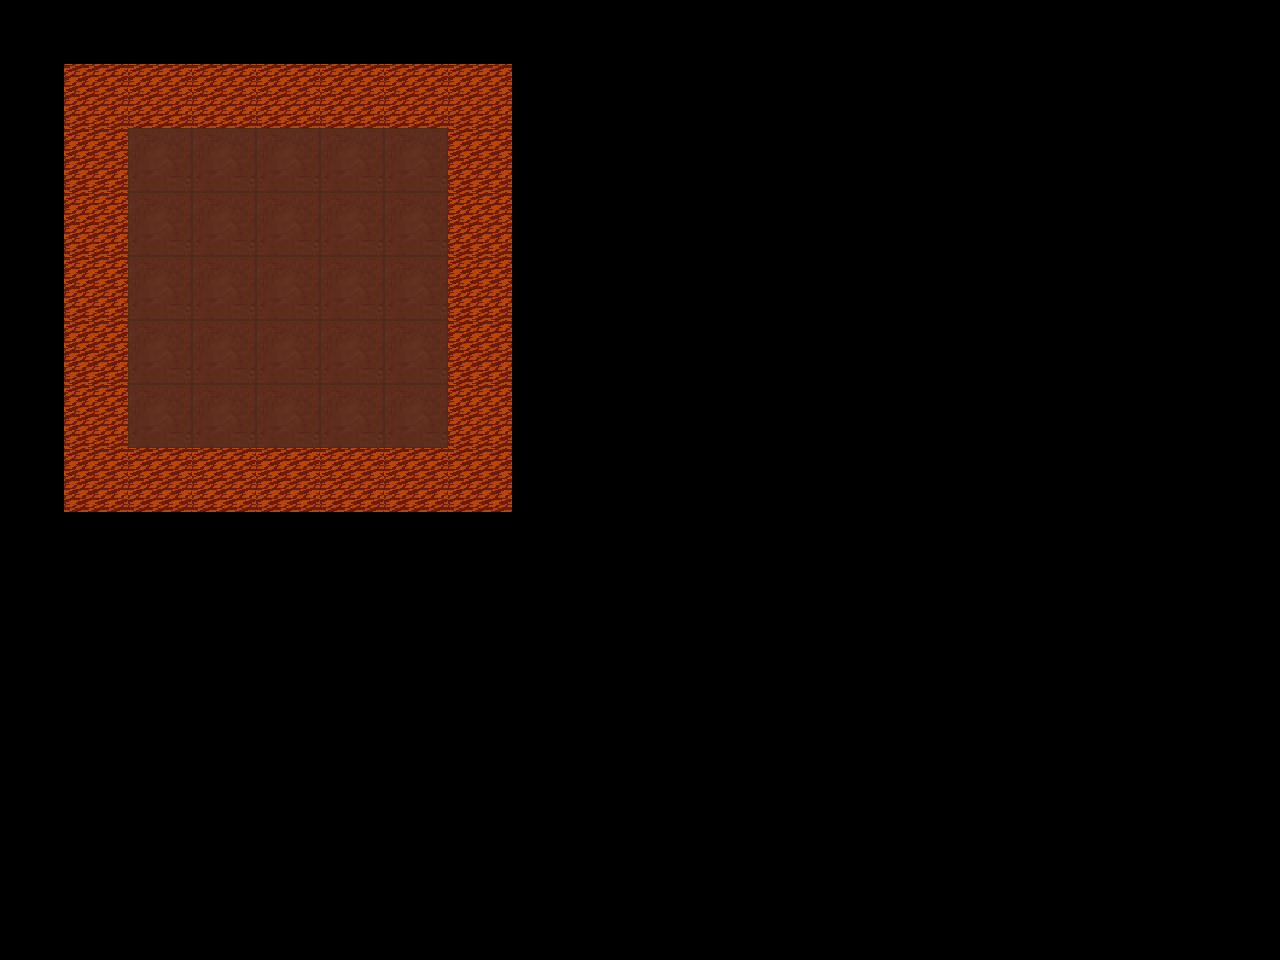

A 2D game scene composited from a Tiled map and its tileset images. What follows is a short description and the map's XML, with every tile layer's data as written:
An orthogonal 20x15 tile map with 64x64 px tiles, 2 tile layers (Block, Road), 4 tilesets and 17 objects.

<map version="1.5" tiledversion="1.6.0" orientation="orthogonal" renderorder="right-down" width="20" height="15" tilewidth="64" tileheight="64" infinite="0" nextlayerid="10" nextobjectid="1557">
 <tileset firstgid="1" name="MapImage1" tilewidth="64" tileheight="64" tilecount="63" columns="9">
  <image source="../MapImage1.png" width="576" height="448" />
 </tileset>
 <tileset firstgid="64" name="role" tilewidth="64" tileheight="64" tilecount="1" columns="1">
  <image source="../role.png" width="64" height="64" />
 </tileset>
 <tileset firstgid="65" name="box1" tilewidth="64" tileheight="64" tilecount="1" columns="1">
  <image source="../box1.png" width="64" height="64" />
 </tileset>
 <tileset firstgid="66" name="point" tilewidth="64" tileheight="64" tilecount="1" columns="1">
  <image source="../point4.png" width="64" height="64" />
 </tileset>
 <layer id="1" name="Block" width="20" height="15">
  <data encoding="csv">
0,0,0,0,0,0,0,0,0,0,0,0,0,0,0,0,0,0,0,0,
0,61,61,61,61,61,61,61,0,0,0,0,0,0,0,0,0,0,0,0,
0,61,0,0,0,0,0,61,0,0,0,0,0,0,0,0,0,0,0,0,
0,61,0,0,0,0,0,61,0,0,0,0,0,0,0,0,0,0,0,0,
0,61,0,0,0,0,0,61,0,0,0,0,0,0,0,0,0,0,0,0,
0,61,0,0,0,0,0,61,0,0,0,0,0,0,0,0,0,0,0,0,
0,61,0,0,0,0,0,61,0,0,0,0,0,0,0,0,0,0,0,0,
0,61,61,61,61,61,61,61,0,0,0,0,0,0,0,0,0,0,0,0,
0,0,0,0,0,0,0,0,0,0,0,0,0,0,0,0,0,0,0,0,
0,0,0,0,0,0,0,0,0,0,0,0,0,0,0,0,0,0,0,0,
0,0,0,0,0,0,0,0,0,0,0,0,0,0,0,0,0,0,0,0,
0,0,0,0,0,0,0,0,0,0,0,0,0,0,0,0,0,0,0,0,
0,0,0,0,0,0,0,0,0,0,0,0,0,0,0,0,0,0,0,0,
0,0,0,0,0,0,0,0,0,0,0,0,0,0,0,0,0,0,0,0,
0,0,0,0,0,0,0,0,0,0,0,0,0,0,0,0,0,0,0,0
</data>
 </layer>
 <layer id="3" name="Road" width="20" height="15">
  <data encoding="csv">
0,0,0,0,0,0,0,0,0,0,0,0,0,0,0,0,0,0,0,0,
0,0,0,0,0,0,0,0,0,0,0,0,0,0,0,0,0,0,0,0,
0,0,60,60,60,60,60,0,0,0,0,0,0,0,0,0,0,0,0,0,
0,0,60,60,60,60,60,0,0,0,0,0,0,0,0,0,0,0,0,0,
0,0,60,60,60,60,60,0,0,0,0,0,0,0,0,0,0,0,0,0,
0,0,60,60,60,60,60,0,0,0,0,0,0,0,0,0,0,0,0,0,
0,0,60,60,60,60,60,0,0,0,0,0,0,0,0,0,0,0,0,0,
0,0,0,0,0,0,0,0,0,0,0,0,0,0,0,0,0,0,0,0,
0,0,0,0,0,0,0,0,0,0,0,0,0,0,0,0,0,0,0,0,
0,0,0,0,0,0,0,0,0,0,0,0,0,0,0,0,0,0,0,0,
0,0,0,0,0,0,0,0,0,0,0,0,0,0,0,0,0,0,0,0,
0,0,0,0,0,0,0,0,0,0,0,0,0,0,0,0,0,0,0,0,
0,0,0,0,0,0,0,0,0,0,0,0,0,0,0,0,0,0,0,0,
0,0,0,0,0,0,0,0,0,0,0,0,0,0,0,0,0,0,0,0,
0,0,0,0,0,0,0,0,0,0,0,0,0,0,0,0,0,0,0,0
</data>
 </layer>
 <objectgroup id="9" name="entity">
  <object id="1538" gid="66" x="128" y="192" width="64" height="64" />
  <object id="1539" gid="66" x="384" y="192" width="64" height="64" />
  <object id="1540" gid="66" x="128" y="384" width="64" height="64" />
  <object id="1541" gid="66" x="128" y="448" width="64" height="64" />
  <object id="1542" gid="66" x="192" y="448" width="64" height="64" />
  <object id="1543" gid="66" x="320" y="448" width="64" height="64" />
  <object id="1544" gid="66" x="384" y="448" width="64" height="64" />
  <object id="1545" gid="66" x="384" y="384" width="64" height="64" />
  <object id="1546" gid="65" x="192" y="256" width="64" height="64" />
  <object id="1547" gid="65" x="192" y="320" width="64" height="64" />
  <object id="1548" gid="65" x="192" y="384" width="64" height="64" />
  <object id="1549" gid="65" x="256" y="384" width="64" height="64" />
  <object id="1550" gid="65" x="320" y="384" width="64" height="64" />
  <object id="1551" gid="65" x="320" y="320" width="64" height="64" />
  <object id="1554" gid="65" x="320" y="256" width="64" height="64" />
  <object id="1555" gid="65" x="256" y="256" width="64" height="64" />
  <object id="1556" gid="64" x="256" y="320" width="64" height="64" />
 </objectgroup>
</map>
